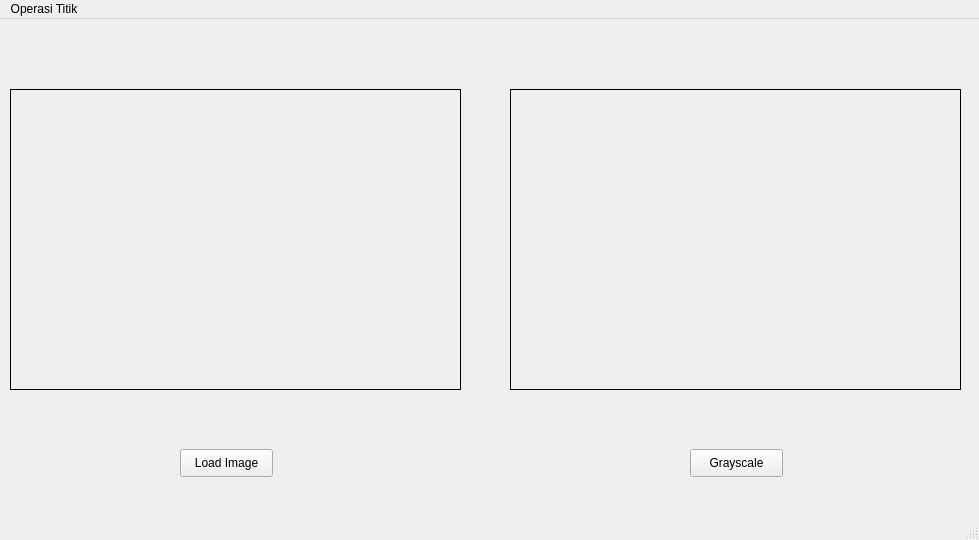
<?xml version="1.0" encoding="UTF-8"?>
<ui version="4.0">
 <class>MainWindow</class>
 <widget class="QMainWindow" name="MainWindow">
  <property name="geometry">
   <rect>
    <x>0</x>
    <y>0</y>
    <width>979</width>
    <height>540</height>
   </rect>
  </property>
  <property name="windowTitle">
   <string>MainWindow</string>
  </property>
  <widget class="QWidget" name="centralwidget">
   <widget class="QPushButton" name="grayButton">
    <property name="geometry">
     <rect>
      <x>690</x>
      <y>430</y>
      <width>93</width>
      <height>28</height>
     </rect>
    </property>
    <property name="text">
     <string>Grayscale</string>
    </property>
   </widget>
   <widget class="QLabel" name="hasilLabel">
    <property name="geometry">
     <rect>
      <x>510</x>
      <y>70</y>
      <width>451</width>
      <height>301</height>
     </rect>
    </property>
    <property name="frameShape">
     <enum>QFrame::Box</enum>
    </property>
    <property name="text">
     <string/>
    </property>
   </widget>
   <widget class="QPushButton" name="loadButton">
    <property name="geometry">
     <rect>
      <x>180</x>
      <y>430</y>
      <width>93</width>
      <height>28</height>
     </rect>
    </property>
    <property name="text">
     <string>Load Image</string>
    </property>
   </widget>
   <widget class="QLabel" name="imgLabel">
    <property name="geometry">
     <rect>
      <x>10</x>
      <y>70</y>
      <width>451</width>
      <height>301</height>
     </rect>
    </property>
    <property name="frameShape">
     <enum>QFrame::Box</enum>
    </property>
    <property name="text">
     <string/>
    </property>
   </widget>
  </widget>
  <widget class="QMenuBar" name="menubar">
   <property name="geometry">
    <rect>
     <x>0</x>
     <y>0</y>
     <width>979</width>
     <height>21</height>
    </rect>
   </property>
   <widget class="QMenu" name="menuOperasi_Titik">
    <property name="title">
     <string>Operasi Titik</string>
    </property>
    <addaction name="actionOperasi_Pencerahan"/>
    <addaction name="actionSimple_Contrast"/>
    <addaction name="actionContrast_Streching"/>
    <addaction name="actionNegative_Image"/>
    <addaction name="actionBiner_Image"/>
   </widget>
   <addaction name="menuOperasi_Titik"/>
  </widget>
  <widget class="QStatusBar" name="statusbar"/>
  <action name="actionOperasi_Pencerahan">
   <property name="text">
    <string>Operasi Pencerahan</string>
   </property>
  </action>
  <action name="actionSimple_Contrast">
   <property name="text">
    <string>Simple Contrast</string>
   </property>
  </action>
  <action name="actionContrast_Streching">
   <property name="text">
    <string>Contrast Streching</string>
   </property>
  </action>
  <action name="actionNegative_Image">
   <property name="text">
    <string>Negative Image</string>
   </property>
  </action>
  <action name="actionBiner_Image">
   <property name="text">
    <string>Biner Image</string>
   </property>
  </action>
 </widget>
 <resources/>
 <connections/>
</ui>
